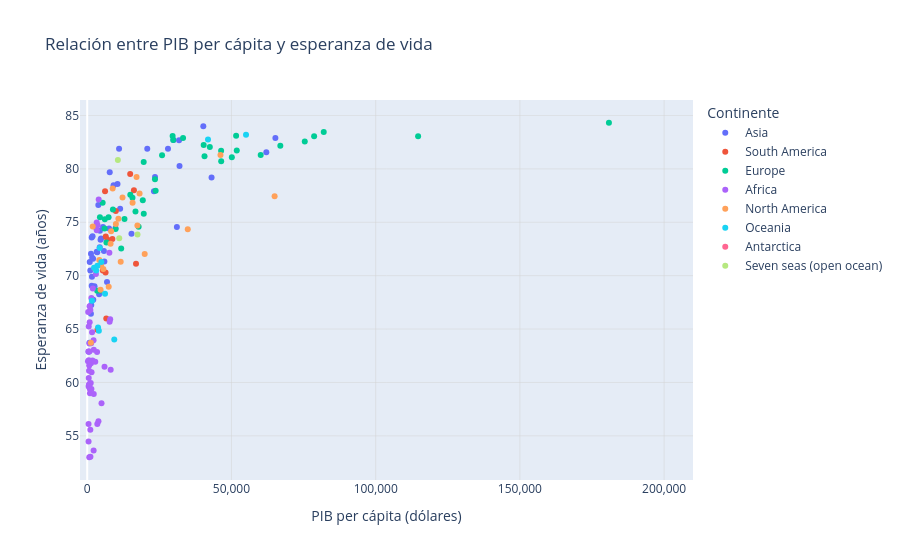

Write notebook code for a chart like this one.
### Markdown cell above
Se genera el gráfico de dispersión.

### Code cell
# Subconjunto de países seleccionados
paises_seleccionados = paises

# Eliminar valores nulos en las columnas 'GDP_MD' y 'POP_EST'
paises = paises.dropna(subset=['GDP_MD', 'POP_EST'])

# Creación del gráfico de dispersión
fig = px.scatter(
    paises_seleccionados,
    x='GDP_PC',
    y='LIFE_EXPECTANCY',
    color='CONTINENT',    # para colorear los puntos por continente
    title='Relación entre PIB per cápita y esperanza de vida',
    labels={
        'NAME': 'País',
        'GDP_PC': 'PIB per cápita (dólares)',
        'LIFE_EXPECTANCY': 'Esperanza de vida (años)',
        'CONTINENT': 'Continente'
    },
    hover_data={
        'NAME': True,              # para mostrar la columna NAME
        'GDP_PC': ':,.2f',         # formato con dos decimales y separador de miles
        'LIFE_EXPECTANCY': ':.2f', # formato con dos decimales
    }
)

# Atributos globales de la figura
fig.update_layout(
    xaxis_tickformat=',',
    yaxis_tickformat=',',
    xaxis=dict(showgrid=True, gridwidth=0.5, gridcolor='lightgray'),
    yaxis=dict(showgrid=True, gridwidth=0.5, gridcolor='lightgray')
)

# Atributos de los elementos visuales del gráfico
fig.update_traces(
    textposition='top center',
    textfont=dict(size=6)
)

# Ajuste del eje x para que comience en 0
x_max = paises_seleccionados['GDP_PC'].max() * 1.05  # Añade un 5% de margen superior
fig.update_xaxes(range=[-2500, x_max])

# Despliegue del gráfico
mostrar(fig)

### Figure 1 — Plotly figure (JSON) as saved in the notebook; plotly's stock layout.template omitted (floating-point values rounded to 4 significant figures)
{"data": [{"customdata": [["Indonesia"], ["Malaysia"], ["Cyprus"], ["India"], ["China"], ["Israel"], ["Lebanon"], ["Syria"], ["South Korea"], ["North Korea"], ["Bhutan"], ["Oman"], ["Uzbekistan"], ["Kazakhstan"], ["Tajikistan"], ["Mongolia"], ["Vietnam"], ["Cambodia"], ["United Arab Emirates"], ["Georgia"], ["Azerbaijan"], ["Turkey"], ["Laos"], ["Kyrgyzstan"], ["Armenia"], ["Iraq"], ["Iran"], ["Qatar"], ["Saudi Arabia"], ["Pakistan"], ["Thailand"], ["Kuwait"], ["Timor-Leste"], ["Brunei"], ["Myanmar"], ["Bangladesh"], ["Afghanistan"], ["Turkmenistan"], ["Jordan"], ["Nepal"], ["Yemen"], ["N. Cyprus"], ["Cyprus U.N. Buffer Zone"], ["Philippines"], ["Sri Lanka"], ["Taiwan"], ["Japan"], ["Singapore"], ["Bahrain"]], "hovertemplate": "Continente=Asia<br>PIB per cápita (dólares)=%{x:,.2f}<br>Esperanza de vida (años)=%{y:.2f}<br>País=%{customdata[0]}<extra></extra>", "legendgroup": "Asia", "marker": {"color": "#636efa", "symbol": "circle"}, "mode": "markers", "name": "Asia", "orientation": "v", "showlegend": true, "textfont": {"size": 6}, "textposition": "top center", "type": "scatter", "x": [4136.0, 11410.0, 20810.0, 2100.0, 10500.0, 29910.0, 7584.0, 5790.0, 31850.0, 1558.0, 3315.0, 15340.0, 1725.0, 9812.0, 870.7, 4340.0, 2715.0, 1643.0, 43100.0, 2039.0, 4794.0, 9127.0, 2535.0, 1309.0, 4622.0, 5955.0, 5476.0, 62090.0, 23140.0, 1285.0, 7807.0, 32000.0, 1560.0, 31090.0, 1408.0, 1856.0, 507.1, 6860.0, 4405.0, 1071.0, 774.3, 11040.0, 28000.0, 3485.0, 3853.0, 47820.0, 40250.0, 65230.0, 23500.0], "xaxis": "x", "y": [68.25, 76.26, 81.89, 67.74, 78.59, 82.7, 74.42, 72.3, 82.68, 73.58, 72.23, 73.94, 71.67, 74.44, 71.29, 72.67, 74.58, 69.9, 79.2, 71.59, 73.49, 78.47, 69.0, 72.05, 73.37, 71.34, 74.56, 81.56, 77.91, 66.43, 79.68, 80.26, 69.06, 74.55, 67.26, 73.7, 62.88, 69.41, 74.22, 70.48, 63.72, 81.89, 81.89, 72.19, 76.61, NaN, 84.0, 82.9, 79.25], "yaxis": "y"}, {"customdata": [["Chile"], ["Bolivia"], ["Peru"], ["Argentina"], ["Suriname"], ["Guyana"], ["Brazil"], ["Uruguay"], ["Ecuador"], ["Colombia"], ["Paraguay"], ["Venezuela"]], "hovertemplate": "Continente=South America<br>PIB per cápita (dólares)=%{x:,.2f}<br>Esperanza de vida (años)=%{y:.2f}<br>País=%{customdata[0]}<extra></extra>", "legendgroup": "South America", "marker": {"color": "#EF553B", "symbol": "circle"}, "mode": "markers", "name": "South America", "orientation": "v", "showlegend": true, "textfont": {"size": 6}, "textposition": "top center", "type": "scatter", "x": [14900.0, 3552.0, 6978.0, 9912.0, 6359.0, 6609.0, 8717.0, 16190.0, 6184.0, 6429.0, 5415.0, 16920.0], "xaxis": "x", "y": [79.52, 64.93, 73.39, 76.06, 70.29, 65.99, 73.42, 78.0, 77.89, 73.66, 70.47, 71.11], "yaxis": "y"}, {"customdata": [["United Kingdom"], ["France"], ["Ukraine"], ["Belarus"], ["Netherlands"], ["Lithuania"], ["Russia"], ["Czechia"], ["Germany"], ["Estonia"], ["Latvia"], ["Norway"], ["Sweden"], ["Finland"], ["Luxembourg"], ["Belgium"], ["North Macedonia"], ["Albania"], ["Kosovo"], ["Spain"], ["Denmark"], ["Romania"], ["Hungary"], ["Slovakia"], ["Poland"], ["Ireland"], ["Greece"], ["Austria"], ["Italy"], ["Switzerland"], ["Liechtenstein"], ["Serbia"], ["Croatia"], ["Slovenia"], ["Bulgaria"], ["San Marino"], ["Monaco"], ["Andorra"], ["Montenegro"], ["Bosnia and Herz."], ["Portugal"], ["Moldova"], ["Vatican"], ["Iceland"], ["Malta"]], "hovertemplate": "Continente=Europe<br>PIB per cápita (dólares)=%{x:,.2f}<br>Esperanza de vida (años)=%{y:.2f}<br>País=%{customdata[0]}<extra></extra>", "legendgroup": "Europe", "marker": {"color": "#00cc96", "symbol": "circle"}, "mode": "markers", "name": "Europe", "orientation": "v", "showlegend": true, "textfont": {"size": 6}, "textposition": "top center", "type": "scatter", "x": [42500.0, 40370.0, 3465.0, 6663.0, 51840.0, 19600.0, 11770.0, 23490.0, 46450.0, 23720.0, 17830.0, 75420.0, 51610.0, 40670.0, 114700.0, 46420.0, 6022.0, 5353.0, 4417.0, 29600.0, 60150.0, 12920.0, 16730.0, 19270.0, 15690.0, 78660.0, 19580.0, 50140.0, 33230.0, 81990.0, 180900.0, 7412.0, 14940.0, 25950.0, 9828.0, 48880.0, 184500.0, 40890.0, 8908.0, 6108.0, 23250.0, 4503.0, -120000.0, 66940.0, 29820.0], "xaxis": "x", "y": [82.06, 82.23, 68.59, 73.11, 81.71, 75.79, 72.55, 79.03, 80.71, 77.94, 74.58, 82.56, 83.11, 81.19, 83.05, 81.7, 74.42, 76.83, 75.48, 83.08, 81.3, 75.3, 76.02, 77.07, 77.3, 83.06, 80.64, 81.09, 82.9, 83.45, 84.32, 75.48, 77.58, 81.28, 74.36, NaN, NaN, NaN, 76.19, 75.29, NaN, 68.62, NaN, 82.17, 82.7], "yaxis": "y"}, {"customdata": [["Ethiopia"], ["S. Sudan"], ["Somalia"], ["Kenya"], ["Malawi"], ["Tanzania"], ["Somaliland"], ["Morocco"], ["W. Sahara"], ["Congo"], ["Dem. Rep. Congo"], ["Namibia"], ["South Africa"], ["Libya"], ["Tunisia"], ["Zambia"], ["Sierra Leone"], ["Guinea"], ["Liberia"], ["Central African Rep."], ["Sudan"], ["Djibouti"], ["Eritrea"], ["Côte d'Ivoire"], ["Mali"], ["Senegal"], ["Nigeria"], ["Benin"], ["Angola"], ["Botswana"], ["Zimbabwe"], ["Chad"], ["Algeria"], ["Mozambique"], ["eSwatini"], ["Burundi"], ["Rwanda"], ["Uganda"], ["Lesotho"], ["Cameroon"], ["Gabon"], ["Niger"], ["Burkina Faso"], ["Togo"], ["Ghana"], ["Guinea-Bissau"], ["Egypt"], ["Mauritania"], ["Eq. Guinea"], ["Gambia"], ["Madagascar"], ["Comoros"], ["São Tomé and Principe"], ["Cabo Verde"]], "hovertemplate": "Continente=Africa<br>PIB per cápita (dólares)=%{x:,.2f}<br>Esperanza de vida (años)=%{y:.2f}<br>País=%{customdata[0]}<extra></extra>", "legendgroup": "Africa", "marker": {"color": "#ab63fa", "symbol": "circle"}, "mode": "markers", "name": "Africa", "orientation": "v", "showlegend": true, "textfont": {"size": 6}, "textposition": "top center", "type": "scatter", "x": [855.8, 1085.0, 463.0, 1817.0, 411.5, 1089.0, 3500.0, 3282.0, 1504.0, 2280.0, 580.7, 4957.0, 6001.0, 7686.0, 3317.0, 1305.0, 527.4, 962.8, 621.8, 467.8, 712.7, 3414.0, 339.6, 2276.0, 879.0, 1447.0, 2230.0, 1219.0, 2791.0, 7961.0, 1464.0, 709.5, 3974.0, 503.6, 3894.0, 261.2, 820.0, 794.3, 1118.0, 1507.0, 7767.0, 553.9, 786.9, 679.3, 2202.0, 697.1, 3019.0, 1679.0, 8131.0, 777.8, 523.3, 1369.0, 1944.0, 3602.0], "xaxis": "x", "y": [65.64, 55.57, 56.11, 62.05, 62.9, 66.78, 56.11, 74.97, NaN, 63.05, 59.74, 58.06, 61.48, 72.15, 74.26, 61.8, 60.41, 58.98, 61.1, 54.48, NaN, 62.86, 66.6, 58.92, 59.42, 67.91, 53.63, 59.95, 61.93, 65.91, 59.39, 53.0, 77.13, 59.62, 56.36, 61.98, 67.13, 63.64, 53.04, 60.96, 65.69, 62.08, 59.77, 61.59, 63.95, 59.86, 70.16, 64.69, 61.19, 62.91, 65.23, 63.68, 68.79, 74.72], "yaxis": "y"}, {"customdata": [["Costa Rica"], ["Nicaragua"], ["Haiti"], ["Dominican Rep."], ["El Salvador"], ["Guatemala"], ["Cuba"], ["Honduras"], ["United States of America"], ["Canada"], ["Mexico"], ["Belize"], ["Panama"], ["Bahamas"], ["Trinidad and Tobago"], ["Grenada"], ["St. Vin. and Gren."], ["Barbados"], ["Saint Lucia"], ["Dominica"], ["Antigua and Barb."], ["St. Kitts and Nevis"], ["Jamaica"]], "hovertemplate": "Continente=North America<br>PIB per cápita (dólares)=%{x:,.2f}<br>Esperanza de vida (años)=%{y:.2f}<br>País=%{customdata[0]}<extra></extra>", "legendgroup": "North America", "marker": {"color": "#FFA15A", "symbol": "circle"}, "mode": "markers", "name": "North America", "orientation": "v", "showlegend": true, "textfont": {"size": 6}, "textposition": "top center", "type": "scatter", "x": [12240.0, 1913.0, 1272.0, 8282.0, 4187.0, 4620.0, 8825.0, 2575.0, 64970.0, 46190.0, 9946.0, 4814.0, 15730.0, 34860.0, 17400.0, 10800.0, 7451.0, 18150.0, 11610.0, 8105.0, 17100.0, 19930.0, 5582.0], "xaxis": "x", "y": [77.32, 74.61, 63.73, 74.17, 71.47, 68.67, 78.16, 70.73, 77.43, 81.3, 74.83, 70.96, 76.83, 74.36, 74.71, 75.33, 68.97, 77.71, 71.29, 72.98, 79.24, 72.03, 70.63], "yaxis": "y"}, {"customdata": [["Papua New Guinea"], ["Australia"], ["Fiji"], ["New Zealand"], ["Kiribati"], ["Marshall Is."], ["Tonga"], ["Samoa"], ["Solomon Is."], ["Tuvalu"], ["Nauru"], ["Micronesia"], ["Vanuatu"], ["Palau"]], "hovertemplate": "Continente=Oceania<br>PIB per cápita (dólares)=%{x:,.2f}<br>Esperanza de vida (años)=%{y:.2f}<br>País=%{customdata[0]}<extra></extra>", "legendgroup": "Oceania", "marker": {"color": "#19d3f3", "symbol": "circle"}, "mode": "markers", "name": "Oceania", "orientation": "v", "showlegend": true, "textfont": {"size": 6}, "textposition": "top center", "type": "scatter", "x": [2829.0, 55050.0, 6176.0, 41870.0, 1650.0, 3759.0, 4900.0, 4323.0, 2372.0, 4036.0, 9379.0, 3523.0, 3115.0, 14880.0], "xaxis": "x", "y": [NaN, 83.2, 68.31, 82.76, 67.66, 65.15, 71.27, 72.6, 70.74, 64.85, 64.01, 70.92, 70.49, NaN], "yaxis": "y"}, {"customdata": [["Antarctica"]], "hovertemplate": "Continente=Antarctica<br>PIB per cápita (dólares)=%{x:,.2f}<br>Esperanza de vida (años)=%{y:.2f}<br>País=%{customdata[0]}<extra></extra>", "legendgroup": "Antarctica", "marker": {"color": "#FF6692", "symbol": "circle"}, "mode": "markers", "name": "Antarctica", "orientation": "v", "showlegend": true, "textfont": {"size": 6}, "textposition": "top center", "type": "scatter", "x": [200000.0], "xaxis": "x", "y": [NaN], "yaxis": "y"}, {"customdata": [["Seychelles"], ["Mauritius"], ["Maldives"]], "hovertemplate": "Continente=Seven seas (open ocean)<br>PIB per cápita (dólares)=%{x:,.2f}<br>Esperanza de vida (años)=%{y:.2f}<br>País=%{customdata[0]}<extra></extra>", "legendgroup": "Seven seas (open ocean)", "marker": {"color": "#B6E880", "symbol": "circle"}, "mode": "markers", "name": "Seven seas (open ocean)", "orientation": "v", "showlegend": true, "textfont": {"size": 6}, "textposition": "top center", "type": "scatter", "x": [17440.0, 11100.0, 10630.0], "xaxis": "x", "y": [73.85, 73.51, 80.84], "yaxis": "y"}], "layout": {"legend": {"title": {"text": "Continente"}, "tracegroupgap": 0}, "title": {"text": "Relación entre PIB per cápita y esperanza de vida"}, "xaxis": {"anchor": "y", "domain": [0.0, 1.0], "gridcolor": "lightgray", "gridwidth": 0.5, "range": [-2500, 210000.0], "showgrid": true, "tickformat": ",", "title": {"text": "PIB per cápita (dólares)"}}, "yaxis": {"anchor": "x", "domain": [0.0, 1.0], "gridcolor": "lightgray", "gridwidth": 0.5, "showgrid": true, "tickformat": ",", "title": {"text": "Esperanza de vida (años)"}}}}
